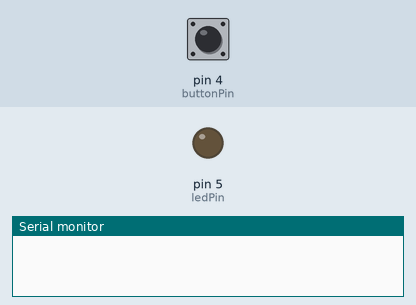
The sketch below on a simulated Arduino Uno, built with avr-gcc and run on an emulated ATmega328P. On the bench: output pins drawn as LEDs (lit = HIGH), the last lines printed to the serial monitor. The inputs (shaded band) are chosen by the test bench; at power-on: pin 4 (buttonPin) LOW.

Above: at 1.2 s.
1.3 s: pin 4 (buttonPin) pulled HIGH for 0.15 s
At 1.7 s:
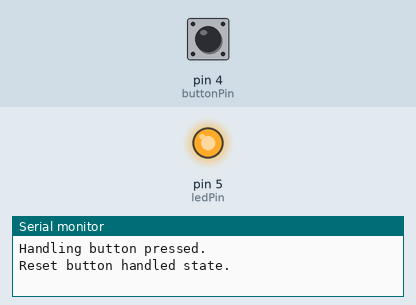
2.9 s: pin 4 (buttonPin) pulled HIGH for 1 s
At 4.1 s:
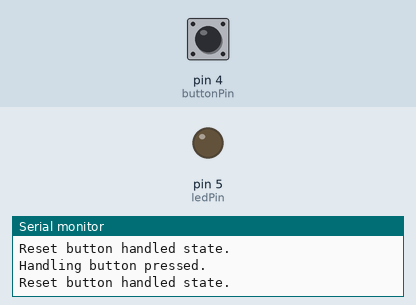
5.4 s: pin 4 (buttonPin) pulled HIGH for 3.2 s
At 6.0 s:
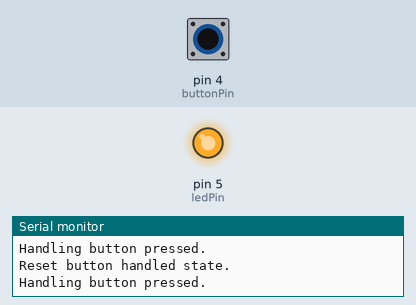
Timing chart, 0 to 8.4 s (numbered marks = the images above; inputs shaded):
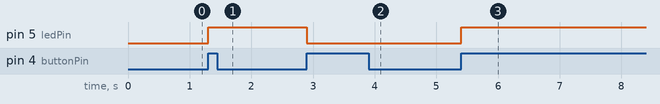

Measured:
- after the input at 1.3 s, pin 5 (ledPin): LOW → HIGH at once
- after the input at 2.9 s, pin 5 (ledPin): HIGH → LOW at once
- after the input at 5.4 s, pin 5 (ledPin): LOW → HIGH at once

The sketch:

01_led-button.ino
```cpp
// set pin numbers
const int buttonPin = 4;  // the number of the pushbutton pin
const int ledPin =  5;    // the number of the LED pin

// variable for storing the pushbutton status
int buttonState = 0;

bool light_on = false;
bool handled = false;

void setup() {
  Serial.begin(115200);
  // initialize the pushbutton pin as an input
  pinMode(buttonPin, INPUT);
  // initialize the LED pin as an output
  pinMode(ledPin, OUTPUT);
}

void loop() {
  // read the state of the pushbutton value
  buttonState = digitalRead(buttonPin);
  // check if the pushbutton is pressed.
  if (buttonState == HIGH) {
    if (!handled) {
      Serial.println("Handling button pressed.");
      light_on = !light_on;
      handled = true;
      digitalWrite(ledPin, light_on ? HIGH : LOW);
    }
    // turn LED on
  } else {
    if (handled) {
      Serial.println("Reset button handled state.");
      handled = false;

    }
  }
}
```
